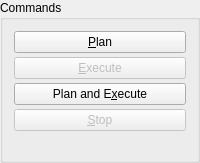
            <widget class="QGroupBox" name="groupBox_9">
             <property name="title">
              <string>Commands</string>
             </property>
             <layout class="QVBoxLayout" name="verticalLayout_9">
              <property name="spacing">
               <number>4</number>
              </property>
              <item>
               <widget class="QPushButton" name="plan_button">
                <property name="text">
                 <string>&amp;Plan</string>
                </property>
               </widget>
              </item>
              <item>
               <widget class="QPushButton" name="execute_button">
                <property name="enabled">
                 <bool>false</bool>
                </property>
                <property name="text">
                 <string>&amp;Execute</string>
                </property>
               </widget>
              </item>
              <item>
               <widget class="QPushButton" name="plan_and_execute_button">
                <property name="text">
                 <string>Plan and E&amp;xecute</string>
                </property>
               </widget>
              </item>
              <item>
               <widget class="QPushButton" name="stop_button">
                <property name="enabled">
                 <bool>false</bool>
                </property>
                <property name="text">
                 <string>&amp;Stop</string>
                </property>
               </widget>
              </item>
              <item>
               <widget class="QLabel" name="result_label">
                <property name="layoutDirection">
                 <enum>Qt::LeftToRight</enum>
                </property>
                <property name="text">
                 <string/>
                </property>
                <property name="alignment">
                 <set>Qt::AlignCenter</set>
                </property>
                <property name="wordWrap">
                 <bool>false</bool>
                </property>
               </widget>
              </item>
             </layout>
            </widget>
